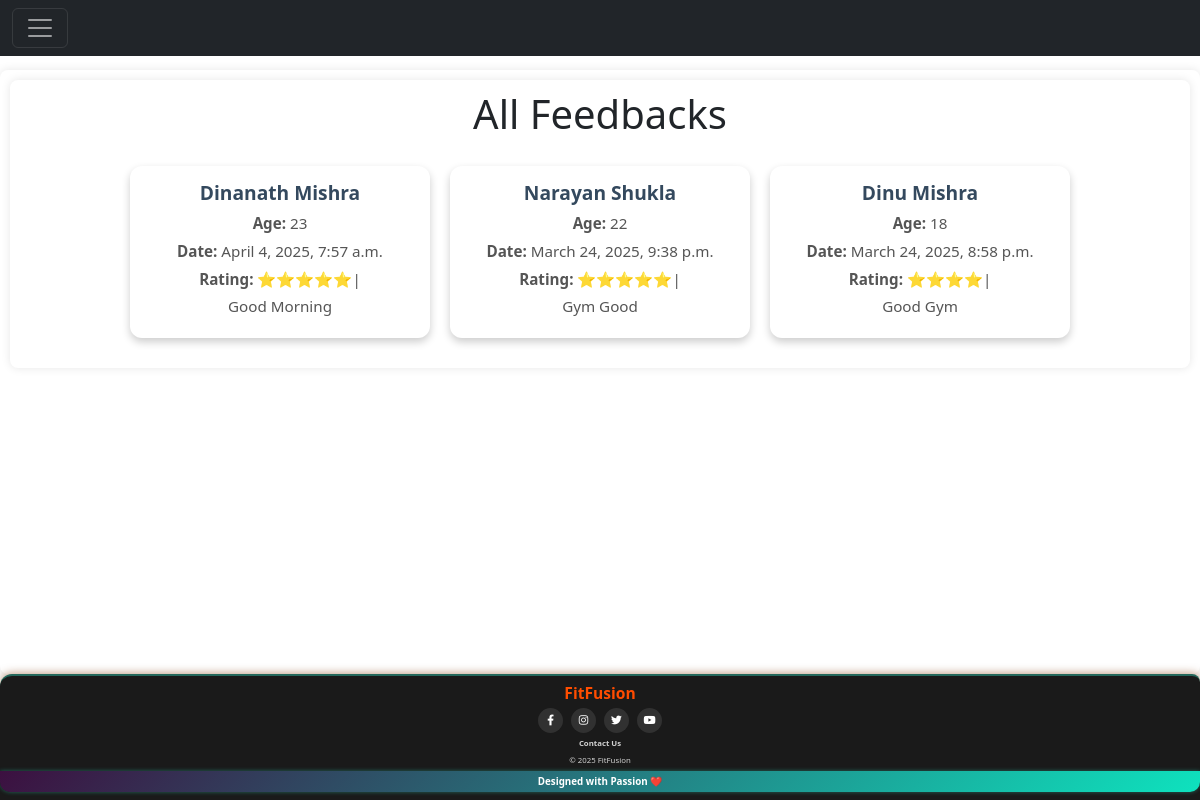
/view_feed/ (signed in), run on the app's committed database.
### gym/models.py (models this page shows, shortened)
class Feedback(models.Model):
    name = models.CharField(max_length=40)
    age = models.IntegerField(default=18)
    rating = models.CharField(max_length=20)
    feedback = models.TextField()
    date = models.DateTimeField(auto_now_add=True)
    gym = models.ForeignKey(Gym,  on_delete=models.SET_NULL,  blank=True,  null=True,  related_name='feedbacks')

### gym/gym_views.py (the view)
# urls.py: path('view_feed/',gym_views.view_feed,name='view_feed'),
def view_feed(request):
    if "session_key" not in request.session:
        return redirect('gym_login')
    else:
        id= request.session['session_key']
        owner_gym = Gym.objects.get(gym_id=id)
        feed = Feedback.objects.filter(gym=owner_gym).order_by('-id') #→ Newest feedback first
        context={'feed_key':feed}
        return render(request,'gym/gym/view_feedback.html',context)

### gym/templates/gym/gym/view_feedback.html (shortened to what this page needs)
{% extends 'gym/gym/gym_base.html' %}
{%block content%}
<div class="main-body"><h1>All Feedbacks</h1>
    <div class="event-container">
        {% if feed_key %}
            {% for feed in feed_key %}
                <div class="event-card">
                    <div class="event-body">
                        <h3 class="event-title">{{ feed.name }}</h3>
                        <p class="event-info"><strong>Age:</strong> {{ feed.age }}</p>
                        <p class="event-info"><strong>Date:</strong> {{ feed.date }}</p>
                        <p class="event-info"><strong>Rating:</strong> {{ feed.rating }}|</p>
                        <p class="event-info">{{ feed.feedback }}</p>
                    </div>
                </div>
            {% endfor %}
        {% else %}
            <p class="no-events">🚀 No upcoming events! Stay tuned for updates.</p>
        {% endif %}
    </div>
</div>
{%endblock%}

### gym/static/gym/CSS/fit_fusion.css (style rules this page uses)
* { margin: 0; padding: 0; box-sizing: border-box; }
body { font-family: Arial, sans-serif; background-color: #f5f5f5; color: #333; line-height: 1.6; display: flex; flex-direction: column; min-height: 100vh; }
.main-body { width: 100%; margin: auto; flex: 1; background: white; padding: 10px; border-radius: 8px; box-shadow: 0 0 10px rgba(0, 0, 0, 0.1); }
h1, h2, h3 { color: #222; margin-bottom: 15px; }
body::before { content: ""; display: block; height: 70px; }

### gym/templates/gym/gym/view_feedback.html (style rules this page uses)
body { font-family: Arial, sans-serif; background-color: #f4f4f4; }
h1 { text-align: center; color: #2c3e50; margin-top: 20px; }
.event-container { display: flex; flex-wrap: wrap; justify-content: center; gap: 20px; padding: 20px; }
.event-card { width: 300px; background: #fff; border-radius: 12px; box-shadow: 0 4px 8px rgba(0, 0, 0, 0.2); overflow: hidden; transition: transform 0.3s ease-in-out; }
.event-body { padding: 15px; text-align: center; }
.event-title { font-size: 1.2rem; font-weight: bold; color: #34495e; }
.event-info { font-size: 0.95rem; color: #555; margin: 5px 0; }

### data on the page
Feedback: name "Dinanath Mishra", age "23", date "April 4, 2025, 7:57 a.m.", rating "⭐⭐⭐⭐⭐", feedback "Good Morning"
Feedback: name "Narayan Shukla", age "22", date "March 24, 2025, 9:38 p.m.", rating "⭐⭐⭐⭐⭐", feedback "Gym Good"
Feedback: name "Dinu Mishra", age "18", date "March 24, 2025, 8:58 p.m.", rating "⭐⭐⭐⭐", feedback "Good Gym"
